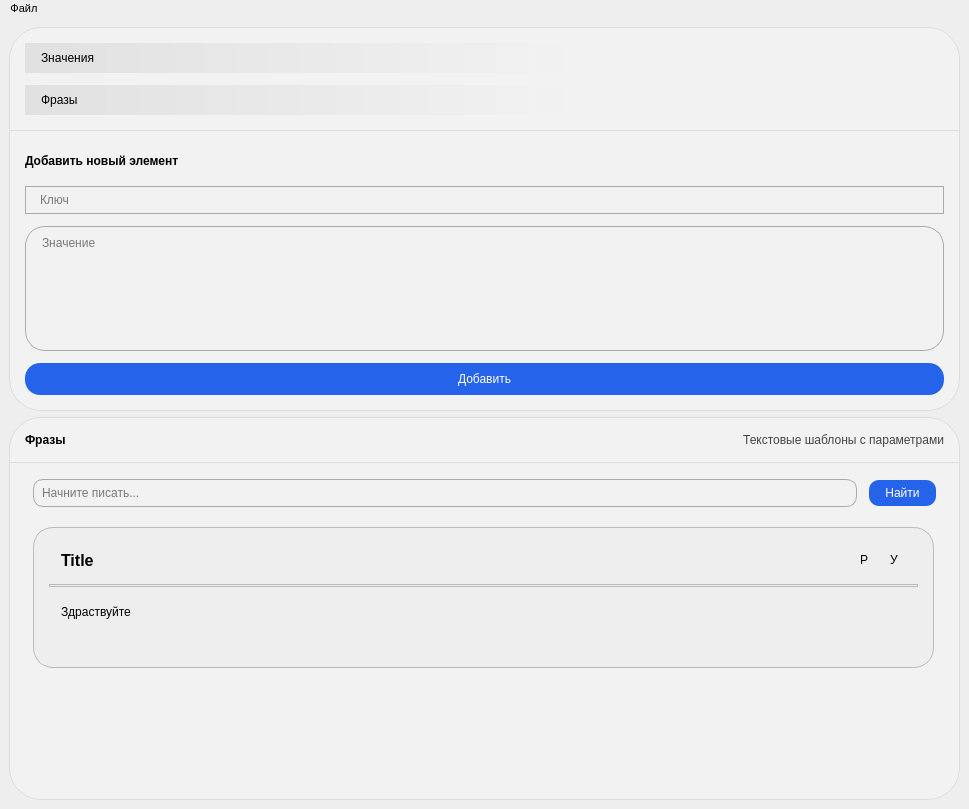
<?xml version="1.0" encoding="UTF-8"?>
<ui version="4.0">
 <class>MainWindow</class>
 <widget class="QMainWindow" name="MainWindow">
  <property name="geometry">
   <rect>
    <x>0</x>
    <y>0</y>
    <width>969</width>
    <height>809</height>
   </rect>
  </property>
  <property name="windowTitle">
   <string>MainWindow</string>
  </property>
  <property name="styleSheet">
   <string notr="true">background-color: #eee;
color: black;
</string>
  </property>
  <widget class="QWidget" name="centralwidget">
   <property name="enabled">
    <bool>true</bool>
   </property>
   <layout class="QVBoxLayout" name="verticalLayout_7">
    <item>
     <layout class="QVBoxLayout" name="verticalLayout" stretch="0,1">
      <property name="spacing">
       <number>0</number>
      </property>
      <item>
       <widget class="QWidget" name="actions" native="true">
        <property name="styleSheet">
         <string notr="true">padding: 10px 12px;
background: #f2f2f2;
border-top-left-radius: 32px;
border-top-right-radius: 32px;
border: 1px solid #ddd;</string>
        </property>
        <layout class="QVBoxLayout" name="verticalLayout_3" stretch="0,1">
         <property name="spacing">
          <number>12</number>
         </property>
         <property name="leftMargin">
          <number>16</number>
         </property>
         <property name="topMargin">
          <number>16</number>
         </property>
         <property name="rightMargin">
          <number>16</number>
         </property>
         <property name="bottomMargin">
          <number>16</number>
         </property>
         <item>
          <widget class="QPushButton" name="value_button">
           <property name="layoutDirection">
            <enum>Qt::LayoutDirection::LeftToRight</enum>
           </property>
           <property name="styleSheet">
            <string notr="true">font: 14pt &quot;Segoe UI&quot;;
text-align: left;
padding: 8px 16px;
border: none;
border-radius: 20px;
background: qlineargradient(spread:pad, x1:0, y1:0, x2:0.6, y2:0, stop:0 #e1e1e1, stop:1 #f2f2f2);

</string>
           </property>
           <property name="text">
            <string>Значения</string>
           </property>
           <property name="checkable">
            <bool>true</bool>
           </property>
          </widget>
         </item>
         <item>
          <widget class="QPushButton" name="phrases_button">
           <property name="layoutDirection">
            <enum>Qt::LayoutDirection::LeftToRight</enum>
           </property>
           <property name="styleSheet">
            <string notr="true">font: 14pt &quot;Segoe UI&quot;;
text-align: left;
padding: 8px 16px;
border: none;
border-radius: 20px;
background: qlineargradient(spread:pad, x1:0, y1:0, x2:0.6, y2:0, stop:0 #e1e1e1, stop:1 #f2f2f2);</string>
           </property>
           <property name="text">
            <string>Фразы</string>
           </property>
           <property name="checkable">
            <bool>true</bool>
           </property>
           <property name="checked">
            <bool>true</bool>
           </property>
          </widget>
         </item>
        </layout>
       </widget>
      </item>
      <item>
       <widget class="QWidget" name="new_window" native="true">
        <property name="styleSheet">
         <string notr="true">padding: 10px 12px;
background: #f2f2f2;
border-bottom-left-radius: 32px;
border-bottom-right-radius: 32px;
border: 1px solid #ddd;
border-top: none;</string>
        </property>
        <layout class="QVBoxLayout" name="verticalLayout_4">
         <property name="spacing">
          <number>12</number>
         </property>
         <property name="leftMargin">
          <number>16</number>
         </property>
         <property name="topMargin">
          <number>16</number>
         </property>
         <property name="rightMargin">
          <number>16</number>
         </property>
         <property name="bottomMargin">
          <number>16</number>
         </property>
         <item>
          <widget class="QLabel" name="add_new">
           <property name="styleSheet">
            <string notr="true">font: 18pt &quot;Segoe UI&quot;;
font-weight: 700;
text-align: left;
border: none;
margin: 0px;
padding: 0px;</string>
           </property>
           <property name="text">
            <string>Добавить новый элемент</string>
           </property>
          </widget>
         </item>
         <item>
          <widget class="QLineEdit" name="key_field">
           <property name="styleSheet">
            <string notr="true">font: 14pt &quot;Segoe UI&quot;;
text-align: left;
padding: 5px 12px;
border: 1px solid #aaa;
border-radius: 15px;
background-color: #f2f2f2;
color: black;</string>
           </property>
           <property name="text">
            <string/>
           </property>
           <property name="placeholderText">
            <string>Ключ</string>
           </property>
          </widget>
         </item>
         <item>
          <widget class="QPlainTextEdit" name="text_field">
           <property name="maximumSize">
            <size>
             <width>16777215</width>
             <height>125</height>
            </size>
           </property>
           <property name="styleSheet">
            <string notr="true">font: 14pt &quot;Segoe UI&quot;;
text-align: left;
border-radius: 20px;
border: 1px solid #aaa;
padding: 5px 12px;</string>
           </property>
           <property name="frameShadow">
            <enum>QFrame::Shadow::Sunken</enum>
           </property>
           <property name="placeholderText">
            <string>Значение</string>
           </property>
          </widget>
         </item>
         <item>
          <widget class="QPushButton" name="pushButton">
           <property name="styleSheet">
            <string notr="true">font: 12pt &quot;Segoe UI&quot;;
text-align: center;
padding: 9px 16px;
border: none;
border-radius: 15px;
background-color: #2563eb;
color: #fff;</string>
           </property>
           <property name="text">
            <string>Добавить</string>
           </property>
          </widget>
         </item>
        </layout>
       </widget>
      </item>
     </layout>
    </item>
    <item>
     <layout class="QVBoxLayout" name="verticalLayout_2" stretch="0,9">
      <property name="spacing">
       <number>0</number>
      </property>
      <item>
       <widget class="QWidget" name="selected_frame" native="true">
        <property name="styleSheet">
         <string notr="true">padding: 10px 12px;
background: #f2f2f2;
border-top-left-radius: 32px;
border-top-right-radius: 32px;
border: 1px solid #ddd;</string>
        </property>
        <layout class="QHBoxLayout" name="horizontalLayout_2">
         <property name="spacing">
          <number>12</number>
         </property>
         <property name="leftMargin">
          <number>16</number>
         </property>
         <property name="topMargin">
          <number>16</number>
         </property>
         <property name="rightMargin">
          <number>16</number>
         </property>
         <property name="bottomMargin">
          <number>16</number>
         </property>
         <item>
          <widget class="QLabel" name="frame_name">
           <property name="styleSheet">
            <string notr="true">font: 18pt &quot;Segoe UI&quot;;
font-weight: 700;
text-align: left;
margin: 0px;
padding: 0px;
border: none</string>
           </property>
           <property name="text">
            <string>Фразы</string>
           </property>
           <property name="textFormat">
            <enum>Qt::TextFormat::AutoText</enum>
           </property>
          </widget>
         </item>
         <item>
          <widget class="QLabel" name="frame_text">
           <property name="layoutDirection">
            <enum>Qt::LayoutDirection::LeftToRight</enum>
           </property>
           <property name="styleSheet">
            <string notr="true">font: 11pt &quot;Segoe UI&quot;;
font-weight: 400;
text-align: right;
color: #444;
border: none;
margin: 0px;
padding: 0px</string>
           </property>
           <property name="text">
            <string>Текстовые шаблоны с параметрами</string>
           </property>
           <property name="alignment">
            <set>Qt::AlignmentFlag::AlignRight|Qt::AlignmentFlag::AlignTrailing|Qt::AlignmentFlag::AlignVCenter</set>
           </property>
          </widget>
         </item>
        </layout>
       </widget>
      </item>
      <item>
       <widget class="QWidget" name="frame_values" native="true">
        <property name="styleSheet">
         <string notr="true">padding: 10px 12px;
background: #f2f2f2;
border-bottom-left-radius: 32px;
border-bottom-right-radius: 32px;
border: 1px solid #ddd;
border-top: none;</string>
        </property>
        <layout class="QVBoxLayout" name="verticalLayout_6">
         <property name="spacing">
          <number>12</number>
         </property>
         <property name="leftMargin">
          <number>16</number>
         </property>
         <property name="topMargin">
          <number>16</number>
         </property>
         <property name="rightMargin">
          <number>16</number>
         </property>
         <property name="bottomMargin">
          <number>16</number>
         </property>
         <item>
          <widget class="QWidget" name="search_frane" native="true">
           <property name="styleSheet">
            <string notr="true">border: none;</string>
           </property>
           <layout class="QHBoxLayout" name="horizontalLayout_3">
            <property name="spacing">
             <number>12</number>
            </property>
            <property name="leftMargin">
             <number>8</number>
            </property>
            <property name="topMargin">
             <number>0</number>
            </property>
            <property name="rightMargin">
             <number>8</number>
            </property>
            <property name="bottomMargin">
             <number>0</number>
            </property>
            <item>
             <widget class="QLineEdit" name="search_field">
              <property name="styleSheet">
               <string notr="true">font: 12pt &quot;Segoe UI&quot;;
text-align: left;
padding: 5px 6px;
border: 1px solid #aaa;
border-radius: 10px;
background-color: #f2f2f2;
color: black;</string>
              </property>
              <property name="placeholderText">
               <string>Начните писать...</string>
              </property>
             </widget>
            </item>
            <item>
             <widget class="QPushButton" name="search_button">
              <property name="styleSheet">
               <string notr="true">font: 12pt &quot;Segoe UI&quot;;
text-align: center;
padding: 6px 16px;
border: none;
border-radius: 10px;
background-color: #2563eb;
color: #fff;</string>
              </property>
              <property name="text">
               <string>Найти</string>
              </property>
             </widget>
            </item>
           </layout>
          </widget>
         </item>
         <item>
          <widget class="QScrollArea" name="scrollArea">
           <property name="styleSheet">
            <string notr="true">border: none;
margin: 0px;
padding: 8px;
background: #f2f2f2;</string>
           </property>
           <property name="sizeAdjustPolicy">
            <enum>QAbstractScrollArea::SizeAdjustPolicy::AdjustToContents</enum>
           </property>
           <property name="widgetResizable">
            <bool>true</bool>
           </property>
           <widget class="QWidget" name="scrollAreaWidgetContents_2">
            <property name="geometry">
             <rect>
              <x>0</x>
              <y>0</y>
              <width>901</width>
              <height>156</height>
             </rect>
            </property>
            <property name="styleSheet">
             <string notr="true"/>
            </property>
            <widget class="QWidget" name="widget" native="true">
             <property name="geometry">
              <rect>
               <x>0</x>
               <y>0</y>
               <width>901</width>
               <height>141</height>
              </rect>
             </property>
             <property name="sizePolicy">
              <sizepolicy hsizetype="Minimum" vsizetype="Minimum">
               <horstretch>0</horstretch>
               <verstretch>0</verstretch>
              </sizepolicy>
             </property>
             <property name="styleSheet">
              <string notr="true">border: 1px solid #bbb;
border-radius: 20px;
background: #eee;</string>
             </property>
             <layout class="QVBoxLayout" name="verticalLayout_5">
              <property name="spacing">
               <number>6</number>
              </property>
              <property name="leftMargin">
               <number>16</number>
              </property>
              <property name="topMargin">
               <number>16</number>
              </property>
              <property name="rightMargin">
               <number>16</number>
              </property>
              <property name="bottomMargin">
               <number>16</number>
              </property>
              <item>
               <layout class="QHBoxLayout" name="horizontalLayout_5">
                <property name="rightMargin">
                 <number>12</number>
                </property>
                <item>
                 <widget class="QLabel" name="title">
                  <property name="sizePolicy">
                   <sizepolicy hsizetype="Preferred" vsizetype="Preferred">
                    <horstretch>1</horstretch>
                    <verstretch>0</verstretch>
                   </sizepolicy>
                  </property>
                  <property name="styleSheet">
                   <string notr="true">border: none;
font-size: 16px;
font-weight: 600;</string>
                  </property>
                  <property name="text">
                   <string>Title</string>
                  </property>
                 </widget>
                </item>
                <item>
                 <widget class="QPushButton" name="edit_button">
                  <property name="sizePolicy">
                   <sizepolicy hsizetype="Minimum" vsizetype="Maximum">
                    <horstretch>0</horstretch>
                    <verstretch>0</verstretch>
                   </sizepolicy>
                  </property>
                  <property name="styleSheet">
                   <string notr="true">border: none;</string>
                  </property>
                  <property name="text">
                   <string>Р</string>
                  </property>
                 </widget>
                </item>
                <item>
                 <widget class="QPushButton" name="delete_button">
                  <property name="sizePolicy">
                   <sizepolicy hsizetype="Minimum" vsizetype="Maximum">
                    <horstretch>0</horstretch>
                    <verstretch>0</verstretch>
                   </sizepolicy>
                  </property>
                  <property name="styleSheet">
                   <string notr="true">border: none;</string>
                  </property>
                  <property name="text">
                   <string>У</string>
                  </property>
                 </widget>
                </item>
               </layout>
              </item>
              <item>
               <widget class="Line" name="line">
                <property name="orientation">
                 <enum>Qt::Orientation::Horizontal</enum>
                </property>
               </widget>
              </item>
              <item>
               <widget class="QPlainTextEdit" name="description">
                <property name="styleSheet">
                 <string notr="true">border: none;
font: 12pt &quot;Segoe UI&quot;;
</string>
                </property>
                <property name="readOnly">
                 <bool>true</bool>
                </property>
                <property name="plainText">
                 <string>Здраствуйте</string>
                </property>
               </widget>
              </item>
             </layout>
            </widget>
           </widget>
          </widget>
         </item>
        </layout>
       </widget>
      </item>
     </layout>
    </item>
   </layout>
  </widget>
  <widget class="QMenuBar" name="menubar">
   <property name="geometry">
    <rect>
     <x>0</x>
     <y>0</y>
     <width>969</width>
     <height>33</height>
    </rect>
   </property>
   <property name="styleSheet">
    <string notr="true">margin: 0px;
padding: 0px;
text-align: center;
font-size: 11px;</string>
   </property>
   <property name="defaultUp">
    <bool>false</bool>
   </property>
   <widget class="QMenu" name="menuFile">
    <property name="styleSheet">
     <string notr="true">margin: 0px;
padding: 0px;
text-align: center;
font-size: 11px;</string>
    </property>
    <property name="title">
     <string>Файл</string>
    </property>
    <addaction name="actionNew_file"/>
    <addaction name="actionOpen"/>
    <addaction name="actionSave"/>
    <addaction name="actionSave_as"/>
   </widget>
   <addaction name="menuFile"/>
  </widget>
  <action name="actionOpen">
   <property name="text">
    <string>Открыть файл</string>
   </property>
  </action>
  <action name="actionSave">
   <property name="text">
    <string>Сохранить</string>
   </property>
  </action>
  <action name="actionSave_as">
   <property name="text">
    <string>Сохранить как</string>
   </property>
  </action>
  <action name="actionNew_file">
   <property name="text">
    <string>Новый файл</string>
   </property>
   <property name="menuRole">
    <enum>QAction::MenuRole::TextHeuristicRole</enum>
   </property>
   <property name="iconVisibleInMenu">
    <bool>true</bool>
   </property>
   <property name="shortcutVisibleInContextMenu">
    <bool>true</bool>
   </property>
  </action>
 </widget>
 <resources/>
 <connections/>
</ui>
